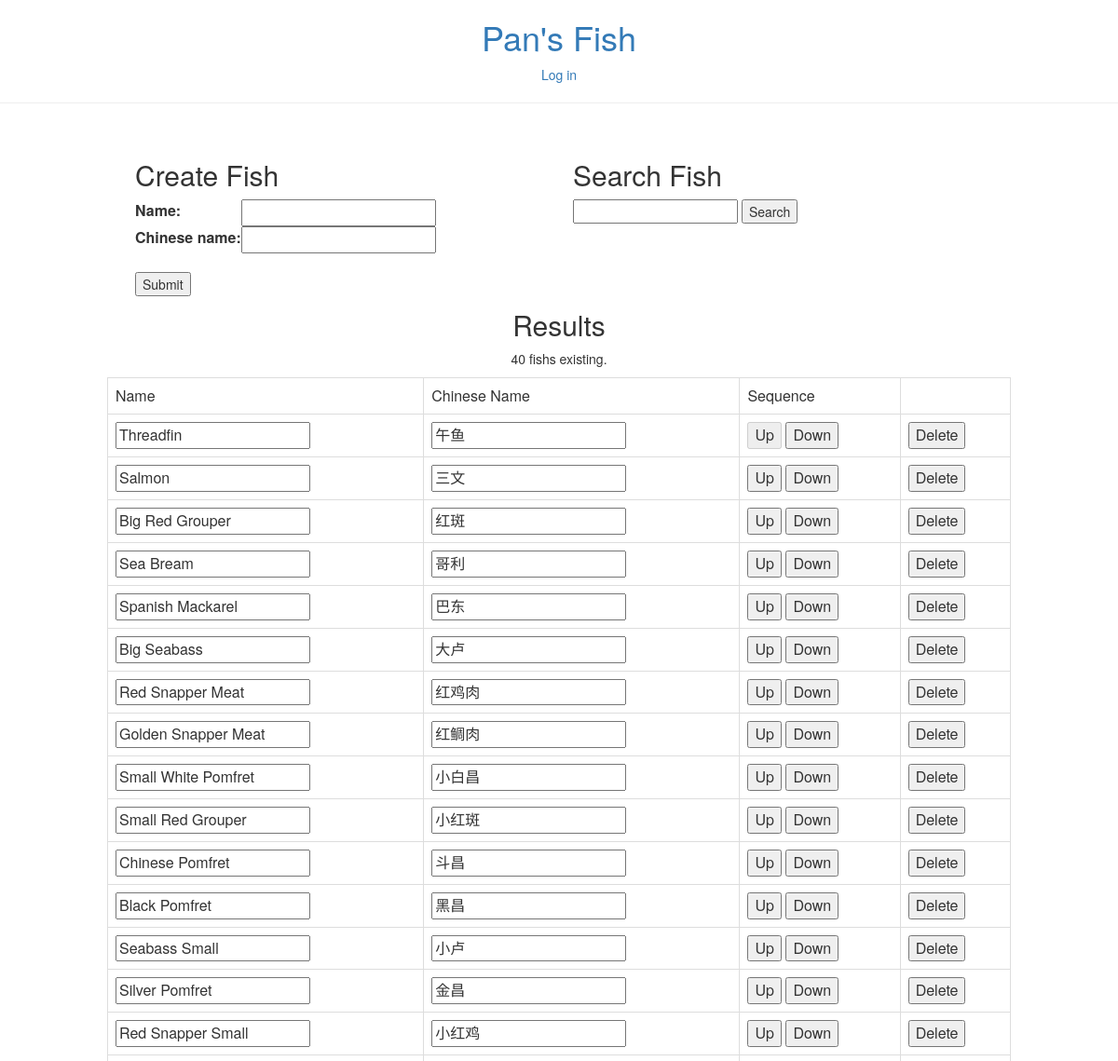
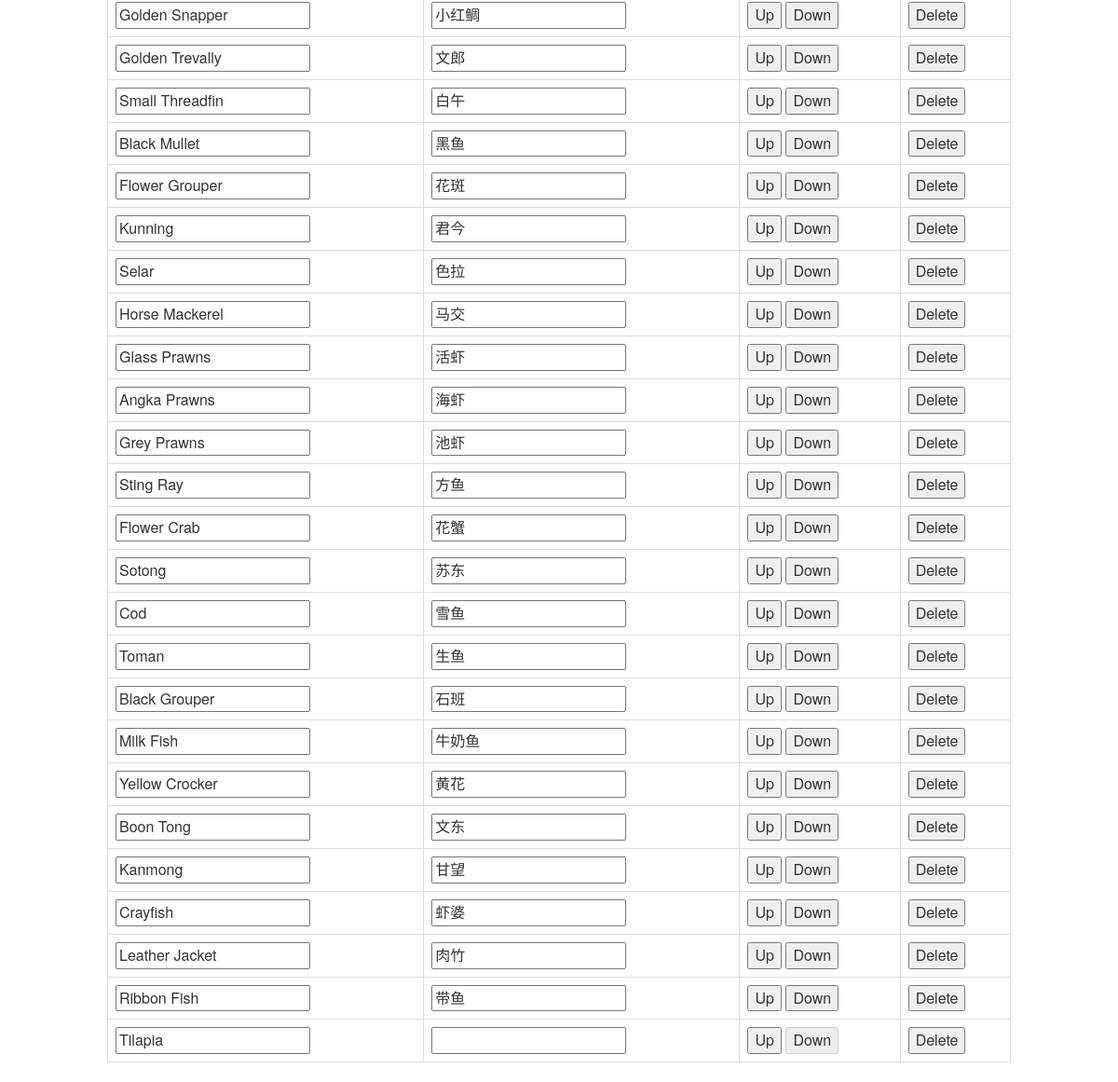
Page /fish/ on the committed database (2 pictures, top to bottom).
### fish/models.py (models this page shows)
class Fish(TimeStampedModel):
      name = models.CharField(max_length=25)
      chinese_name = models.CharField(max_length=50, blank=True, default='')
      sequence = models.IntegerField(unique=True)

### fish/views.py (the view)
# urls.py: url(r'^fish/$', fish),
def fish(request):
    if request.method == 'POST':
        if request.POST['submit'] == 'Submit':
            context = create_fish(request)
        elif request.POST['submit'] == 'Up':
            context = up_fish(request)
        elif request.POST['submit'] == 'Down':
            context = down_fish(request)
    else:
        context = search_fish(request)
    return render(request, 'fish/fish.html', context)

### fish/forms.py
class FishForm(ModelForm):
    class Meta:
        model = Fish
        fields = ('name', 'chinese_name')

### fish/services.py (called while the page is built)
def search_fish(request):
    form = FishForm()
    if 'q' in request.GET:
        q = request.GET['q']
        fish = Fish.objects.filter(name__icontains=q).order_by('sequence')
    else:
        q = 'all'
        fish = Fish.objects.all().order_by('sequence')
    return {'form': form, 'fish': fish, 'query': q}

### templates/fish/fish.html (shortened to what this page needs)
{%extends "base.html" %}
{% block body %}
  <div class="col-xs-12">
    <div class="col-xs-6">
      <h2> Create Fish </h2>
      <form action = "/fish/" method="post">
        <table>
          {{ form.as_table }}
        </table>
        <br>
        <input type="submit" name="submit" value="Submit">
      </form>
    </div>
    <div class="col-xs-6">
      <h2> Search Fish </h2>
      <form action = "/search_fish" method="get">
        <input type="text" name="q">
        <input type="submit" value="Search">
      </form>
    </div>
  </div>
  <div class="text-center">
    <h2> Results </h2>
    {% if fish %}
      <p>  {{ fish|length }} fish{{ fish|pluralize }} existing. </p>
      <table class="table table-bordered">
        <tr>
          <td> Name </td>
          <td> Chinese Name </td>
          <td> Sequence </td>
          <td></td>
        </tr>
        {% for f in fish %}
          <form action = "/fish/delete/{{f.id}}/" method="post">
            <tr>
              <td><input type="text" name="name_{{f.id}}" value="{{f.name}}"></td>
              <td><input type="text" name="chinese_name_{{f.id}}" value="{{f.chinese_name}}"></td>
              <td>
                <input type="button" name="up_{{f.id}}" value="Up" {% if f.sequence <= 1 %} disabled {% endif %}/>
                <input type="button" name="down_{{f.id}}" value="Down" {% if f.sequence == fish|length %} disabled {% endif %}/>
              </td>
              <td>
                <input type="submit" name="submit" value="Delete"/>
              </td>
            </tr>
          </form>
        {% endfor %}
      </table>
    {% else %}
      <p> No fish configured. </p>
    {% endif %}
  </div>
{% endblock %}

### rows in the picture
Fish: name "Threadfin", chinese_name "午鱼", sequence "Up", sequence "Down"
Fish: name "Salmon", chinese_name "三文", sequence "Up", sequence "Down"
Fish: name "Big Red Grouper", chinese_name "红斑", sequence "Up", sequence "Down"
Fish: name "Sea Bream", chinese_name "哥利", sequence "Up", sequence "Down"
Fish: name "Spanish Mackarel", chinese_name "巴东", sequence "Up", sequence "Down"
Fish: name "Big Seabass", chinese_name "大卢", sequence "Up", sequence "Down"
Fish: name "Red Snapper Meat", chinese_name "红鸡肉", sequence "Up", sequence "Down"
Fish: name "Golden Snapper Meat", chinese_name "红鲷肉", sequence "Up", sequence "Down"
Fish: name "Small White Pomfret", chinese_name "小白昌", sequence "Up", sequence "Down"
Fish: name "Small Red Grouper", chinese_name "小红斑", sequence "Up", sequence "Down"
Fish: name "Chinese Pomfret", chinese_name "斗昌", sequence "Up", sequence "Down"
Fish: name "Black Pomfret", chinese_name "黑昌", sequence "Up", sequence "Down"
Fish: name "Seabass Small", chinese_name "小卢", sequence "Up", sequence "Down"
Fish: name "Silver Pomfret", chinese_name "金昌", sequence "Up", sequence "Down"
Fish: name "Red Snapper Small", chinese_name "小红鸡", sequence "Up", sequence "Down"
Fish: name "Golden Snapper", chinese_name "小红鲷", sequence "Up", sequence "Down"
Fish: name "Golden Trevally", chinese_name "文郎", sequence "Up", sequence "Down"
Fish: name "Small Threadfin", chinese_name "白午", sequence "Up", sequence "Down"
Fish: name "Black Mullet", chinese_name "黑鱼", sequence "Up", sequence "Down"
Fish: name "Flower Grouper", chinese_name "花斑", sequence "Up", sequence "Down"
Fish: name "Kunning", chinese_name "君今", sequence "Up", sequence "Down"
Fish: name "Selar", chinese_name "色拉", sequence "Up", sequence "Down"
Fish: name "Horse Mackerel", chinese_name "马交", sequence "Up", sequence "Down"
Fish: name "Glass Prawns", chinese_name "活虾", sequence "Up", sequence "Down"
Fish: name "Angka Prawns", chinese_name "海虾", sequence "Up", sequence "Down"
Fish: name "Grey Prawns", chinese_name "池虾", sequence "Up", sequence "Down"
Fish: name "Sting Ray", chinese_name "方鱼", sequence "Up", sequence "Down"
Fish: name "Flower Crab", chinese_name "花蟹", sequence "Up", sequence "Down"
Fish: name "Sotong", chinese_name "苏东", sequence "Up", sequence "Down"
Fish: name "Cod", chinese_name "雪鱼", sequence "Up", sequence "Down"
Fish: name "Toman", chinese_name "生鱼", sequence "Up", sequence "Down"
Fish: name "Black Grouper", chinese_name "石班", sequence "Up", sequence "Down"
Fish: name "Milk Fish", chinese_name "牛奶鱼", sequence "Up", sequence "Down"
Fish: name "Yellow Crocker", chinese_name "黄花", sequence "Up", sequence "Down"
Fish: name "Boon Tong", chinese_name "文东", sequence "Up", sequence "Down"
Fish: name "Kanmong", chinese_name "甘望", sequence "Up", sequence "Down"
Fish: name "Crayfish", chinese_name "虾婆", sequence "Up", sequence "Down"
Fish: name "Leather Jacket", chinese_name "肉竹", sequence "Up", sequence "Down"
Fish: name "Ribbon Fish", chinese_name "带鱼", sequence "Up", sequence "Down"
Fish: name "Tilapia", sequence "Up", sequence "Down"

### other values in the picture
{{ fish|length }} "40"
